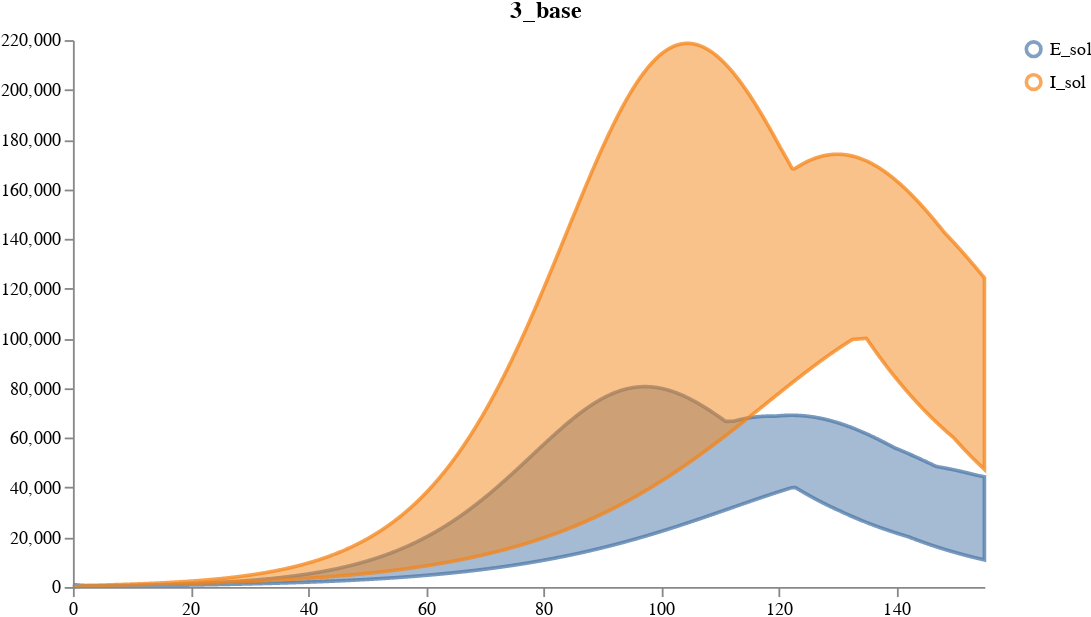

Source (notebook cell):
### Code cell
# Load Model
num_samples = 5
start_time = 0
end_time = 155 # between 10/02/2020 and 01/25/2021
num_timepoints = (end_time-start_time)*10 + 1
timepoints = list(get_tspan(start_time, end_time, num_timepoints).detach().numpy())

SEIRV_model_path = "data/eval_scenario3_base.json"
SEIRV_model_url = "https://raw.githubusercontent.com/indralab/mira/hackathon/notebooks/evaluation_2023.07/eval_scenario3_base.json"

raw = change_model_parameters(SEIRV_model_path, [("beta", 4.49e7),("lambda",9.66e-8),("gamma",0.08)])
#print(raw)

results_3_base = load_and_sample_petri_model(
        raw, num_samples, timepoints=timepoints, method="dopri5",
    visual_options={"title": "3_base", "subset":["I_sol", "E_sol"]}, time_unit="days")
display(results_3_base['data'])
#display(results_3_base)
plots.ipy_display(results_3_base["visual"])

### Figure 1 — Vega specification as saved in the notebook (floating-point values rounded to 4 significant figures; data arrays with more than 128 entries replaced by an {"elided": "..."} marker saying what was removed)
{"$schema": "https://vega.github.io/schema/vega/v5.json", "axes": [{"name": "x_axis", "orient": "bottom", "scale": "xscale", "zindex": 100}, {"name": "y_axis", "orient": "left", "scale": "yscale", "zindex": 100}], "data": [{"name": "distributions", "values": {"elided": "3102 records"}}, {"name": "traces", "transform": [{"expr": "isValid(datum.value)", "type": "filter"}], "values": []}, {"name": "points", "values": []}, {"name": "markers", "values": []}, {"name": "selected", "on": [{"remove": true, "trigger": "clear"}, {"remove": true, "trigger": "!shift"}, {"insert": "clicked", "trigger": "!shift && clicked"}, {"toggle": "clicked", "trigger": "shift && clicked"}]}], "height": 300, "legends": [{"encode": {"labels": {"interactive": true, "name": "legendLabel", "update": {"opacity": [{"test": "!length(data('selected')) || indata('selected', 'value', datum.value)", "value": 1}, {"value": 0.25}]}}, "symbols": {"interactive": true, "name": "legendSymbol", "update": {"fill": {"value": "transparent"}, "opacity": [{"test": "!length(data('selected')) || indata('selected', 'value', datum.value)", "value": 0.7}, {"value": 0.15}], "size": {"value": 64}, "strokeWidth": {"value": 2}}}}, "name": "color_legend", "stroke": "color"}], "marks": [{"from": {"facet": {"data": "points", "groupby": "trajectory", "name": "points_split"}}, "marks": [{"encode": {"hover": {"fillOpacity": {"value": 0.9}}, "update": {"fill": {"field": "trajectory", "scale": "color"}, "fillOpacity": [{"test": "!length(data('selected')) || indata('selected', 'value', datum.trajectory)", "value": 0.5}, {"value": 0.15}], "size": {"value": 10}, "stroke": {"field": "trajectory", "scale": "color"}, "strokeOpacity": [{"test": "!length(data('selected')) || indata('selected', 'value', datum.trajectory)", "value": 0.75}, {"value": 0.15}], "strokeWidth": {"value": 2}, "tooltip": {"field": "value"}, "x": {"field": "timepoint", "scale": "xscale"}, "y": {"field": "value", "scale": "yscale"}}}, "from": {"data": "points"}, "name": "_points_symbol", "type": "symbol", "zindex": 3}, {"encode": {"hover": {"fillOpacity": {"value": 0.9}}, "update": {"interpolate": {"value": "linear"}, "stroke": {"field": "trajectory", "scale": "color"}, "strokeOpacity": [{"test": "!length(data('selected')) || indata('selected', 'value', datum.trajectory)", "value": 0.3}, {"value": 0.1}], "strokeWidth": {"value": 2}, "x": {"field": "timepoint", "scale": "xscale"}, "y": {"field": "value", "scale": "yscale"}}}, "from": {"data": "points"}, "name": "_points_line", "type": "line", "zindex": 3}], "name": "_points", "type": "group", "zindex": 3}, {"from": {"facet": {"data": "traces", "groupby": "trajectory", "name": "traces_split"}}, "marks": [{"encode": {"hover": {"fillOpacity": {"value": 0.9}}, "update": {"interpolate": {"value": "linear"}, "stroke": {"field": "trajectory", "scale": "color"}, "strokeOpacity": [{"test": "!length(data('selected')) || indata('selected', 'value', datum.trajectory)", "value": 0.75}, {"value": 0.15}], "strokeWidth": {"value": 2}, "x": {"field": "timepoint", "scale": "xscale"}, "y": {"field": "value", "scale": "yscale"}}}, "from": {"data": "traces_split"}, "name": "_traces_lines", "type": "line"}], "name": "_traces", "type": "group", "zindex": 2}, {"from": {"facet": {"data": "distributions", "groupby": "trajectory", "name": "trajectory_split"}}, "marks": [{"encode": {"hover": {"fillOpacity": {"value": 0.9}}, "update": {"fill": {"field": "trajectory", "scale": "color"}, "fillOpacity": [{"test": "!length(data('selected')) || indata('selected', 'value', datum.trajectory)", "value": 0.5}, {"value": 0.15}], "interpolate": {"value": "linear"}, "stroke": {"field": "trajectory", "scale": "color"}, "strokeOpacity": [{"test": "!length(data('selected')) || indata('selected', 'value', datum.trajectory)", "value": 0.75}, {"value": 0.15}], "strokeWidth": {"value": 2}, "x": {"field": "timepoint", "scale": "xscale"}, "y": {"field": "upper", "scale": "yscale"}, "y2": {"field": "lower", "scale": "yscale"}}}, "from": {"data": "trajectory_split"}, "type": "area"}], "name": "_distributions", "type": "group", "zindex": 1}, {"marks": [{"encode": {"enter": {"stroke": {"value": "lightgray"}}, "update": {"opacity": {"value": 1}, "x": {"field": "timepoint", "scale": "xscale"}, "y": {"signal": "height"}, "y2": {"value": 0}}}, "from": {"data": "markers"}, "name": "_marker text", "type": "rule"}, {"encode": {"enter": {"fontSize": {"value": 8}, "text": {"field": "datum.label"}, "y": {"value": 0}}}, "from": {"data": "_marker text"}, "name": "_marker flags", "transform": [{"as": ["x", "_y", "opacity", "align", "baseline"], "lineAnchor": "start", "offset": [1], "size": {"signal": "[width, height]"}, "type": "label"}], "type": "text"}], "name": "_markers", "type": "group"}], "scales": [{"domain": {"fields": [{"data": "distributions", "field": "timepoint"}, {"data": "traces", "field": "timepoint"}, {"data": "points", "field": "timepoint"}, {"data": "markers", "field": "timepoint"}]}, "name": "xscale", "range": "width", "type": "linear", "zero": false}, {"domain": {"fields": [{"data": "distributions", "field": "lower"}, {"data": "distributions", "field": "upper"}, {"data": "traces", "field": "value"}, {"data": "points", "field": "value"}]}, "name": "yscale", "nice": true, "range": "height", "type": "linear", "zero": true}, {"domain": {"fields": [{"data": "distributions", "field": "trajectory"}, {"data": "traces", "field": "trajectory"}, {"data": "points", "field": "trajectory"}]}, "name": "color", "range": "category", "type": "ordinal"}], "signals": [{"name": "clear", "on": [{"events": "mouseup[!event.item]", "force": true, "update": "true"}], "value": true}, {"name": "shift", "on": [{"events": "@legendSymbol:click, @legendLabel:click", "force": true, "update": "event.shiftKey"}], "value": false}, {"name": "clicked", "on": [{"events": "@legendSymbol:click, @legendLabel:click", "force": true, "update": "{value: datum.value}"}], "value": null}], "title": "3_base", "width": 500}
